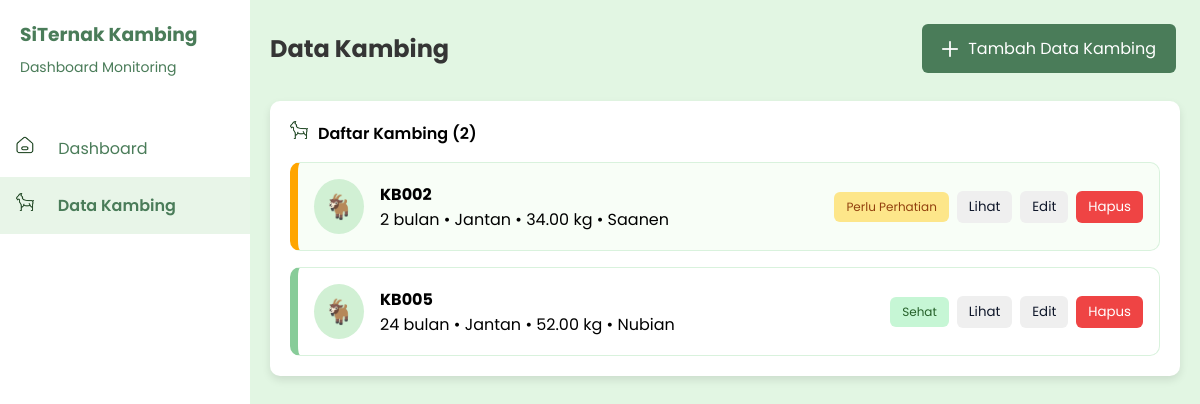
The page /views/data_kambing.php on the database its author committed.
### tables this page shows
CREATE TABLE `kambing` (
  `id_kambing` int(11) NOT NULL,
  `id_kandang` int(11) DEFAULT NULL,
  `name` varchar(50) DEFAULT NULL,
  `age` int(11) DEFAULT NULL,
  `jenis_kelamin` enum('Jantan','Betina') DEFAULT NULL,
  `ras` varchar(50) DEFAULT NULL,
  `berat` decimal(10,2) DEFAULT NULL,
  `status_kesehatan` varchar(25) DEFAULT NULL,
  `tanggal_lahir` date DEFAULT NULL,
  `tanggal_masuk` date DEFAULT NULL,
  `asal` enum('Lahir','Adopsi') DEFAULT NULL,
  `last_updated` datetime DEFAULT current_timestamp() ON UPDATE current_timestamp()
);

### config/database.php (called while the page is built, shortened)
<?php
require_once 'db_connect.php';
function getDataKambing()
{
    global $koneksi;
    $sql = "
        SELECT
            k.id_kambing, k.name, k.age, k.id_kandang, k.tanggal_lahir, k.jenis_kelamin,
            k.tanggal_masuk, k.asal, k.ras, k.berat, k.status_kesehatan,
            (SELECT berat_kg FROM berat_kambing WHERE id_kambing = k.id_kambing ORDER BY tanggal DESC LIMIT 1) AS berat_terakhir,
            (SELECT suhu FROM data_sensor WHERE id_kandang = k.id_kandang ORDER BY timestamp DESC LIMIT 1) AS suhu,
            (SELECT kelembapan FROM data_sensor WHERE id_kandang = k.id_kandang ORDER BY timestamp DESC LIMIT 1) AS kelembapan
        FROM kambing k
        ORDER BY k.id_kambing DESC
    ";
    $result = $koneksi->query($sql);
    $data = [];
    while ($row = $result->fetch_assoc()) {
        $data[] = $row;
    }
    return $data;
}

### views/data_kambing.php (the view, shortened to what this page needs)
<?php
$isLoggedIn = isset($_SESSION['loggedin']) && $_SESSION['loggedin'] === true;
require '../config/database.php';
$kambingList = getDataKambing();
$currentPage = basename($_SERVER['PHP_SELF']);
?>
<!DOCTYPE html>
<html lang="en">
<head>
    <link rel="stylesheet" href="../assets/css/style.css">
</head>
<body>
    <div class="dashboard-container">
        <aside id="sidebar" class="sidebar">
            <div class="sidebar-header">
                <h3>SiTernak Kambing</h3>
                <p>Dashboard Monitoring</p>
            </div>
            <nav>
                <a href="../index.php" class="<?php echo $currentPage == 'index.php' ? 'active' : ''; ?>">
                    <img class="sidebar-icon" src="../assets/images/icons/dashboard.png" alt="dashboard">
                    <span>Dashboard</span>
                </a>
                <a href="data_kambing.php" class="<?php echo $currentPage == 'data_kambing.php' ? 'active' : ''; ?>">
                    <img class="sidebar-icon" src="../assets/images/icons/goat.png" alt="goat">
                    <span>Data Kambing</span>
                </a>
            </nav>
        </aside>
        <main id="main-content" class="main-content">
            <div class="kambing-header">
                <h2>Data Kambing</h2>
                <button class="btn-add-kambing" type="button" onclick="<?php echo $isLoggedIn ? '' : 'window.location.href=\'auth/login.php\'' ?>">
                    <img class="plus-icon" src="../assets/images/icons/plus-white.png" alt="goat">
                    Tambah Data Kambing
                </button>
            </div>
            <div class="kambing-container">
                <p><img class="kambing-list-icon" src="../assets/images/icons/goat.png" alt="goat">Daftar Kambing (<?= count($kambingList) ?>)</p>
                <div class="kambing-list">
                    <?php if (empty($kambingList)): ?>
                        <p>Belum ada data kambing</p>
                    <?php else: ?>
                        <?php foreach ($kambingList as $row): ?>
                            <div class="kambing-card <?= strtolower($row['status_kesehatan']) == 'perlu perhatian' ? 'warning' : '' ?>">
                                <div class="kambing-info">
                                    <div class="kambing-icon">🐐</div>
                                    <div>
                                        <strong><?= str_pad($row['name'], 3, '0', STR_PAD_LEFT) ?></strong><br>
                                        <?= $row['age'] ?> bulan • <?= $row['jenis_kelamin'] ?> • <?= $row['berat'] ?: '0' ?> kg • <?= $row['ras'] ?>
                                    </div>
                                </div>
                                <div class="kambing-actions">
                                    <span class="status <?= $row['status_kesehatan'] == 'Sehat' ? 'green' : 'orange' ?>">
                                        <?= $row['status_kesehatan'] ?? 'Tidak Diketahui' ?>
                                    </span>
                                    <button class="btn-lihat" data-kambing='<?= json_encode($row) ?>'>Lihat</button>
                                    <button class="btn-edit" data-kambing='<?= json_encode($row) ?>'>Edit</button>
                                    <button class="btn-hapus" data-kambing='<?= json_encode($row) ?>'>Hapus</button>
                                </div>
                            </div>
                        <?php endforeach; ?>
                    <?php endif; ?>
                </div>
            </div>
        </main>
    </div>
</body>
</html>

### assets/css/style.css (style rules this page uses)
:root { --primary-green: #2E7d32; --secondary-green-color: #2A6B2D; --light-color: #F4F4F4; --red-color: #ef4444; --green-hover-color: #85c088; --light-green-hover-color: #E8F5E8; --light-green-bg: #E2F6E3; --text-color-dark-green: #0D260F; --text-color-green: #4A7C59; --text-color-dark: #353535; --text-color-light: #FFFFFF; --button-color: #4A7C59; --border-color: #DDDDDD; }
* { margin: 0; padding: 0; box-sizing: border-box; }
body { min-height: 100vh; background-color: var(--light-green-bg); font-family: 'Poppins', sans-serif; }
.plus-icon { width: 16px; height: 16px; margin-right: 10px; object-fit: contain; }
.dashboard-container { display: flex; min-height: 100vh; flex-wrap: wrap; }
.sidebar { background-color: white; display: flex; flex-direction: column; width: 250px; height: 100vh; position: fixed; box-sizing: border-box; transition: transform 0.3s ease-in-out; }
.sidebar-header { padding: 1.25rem; color: var(--text-color-green); position: relative; }
.sidebar-header p { font-size: 14px; padding: 8px 0 10px; }
.sidebar nav { margin-top: 0.75rem; display: flex; flex-direction: column; }
.sidebar nav a { color: var(--text-color-green); padding: 1rem; text-decoration: none; transition: transform 0.2s; }
.sidebar a.active { background-color: var(--light-green-hover-color); font-weight: 600; transition: 0.2s ease-in-out; }
.sidebar-icon { width: 18px; height: 18px; margin-right: 20px; object-fit: contain; }
.main-content { margin-left: 250px; flex-grow: 1; padding: 1.25rem; box-sizing: border-box; }
.kambing-header { color: var(--text-color-dark); display: flex; justify-content: space-between; align-items: center; margin-bottom: 20px; }
.btn-add-kambing { display: inline-flex; background-color: var(--button-color); color: white; border: none; padding: 12px 20px; text-decoration: none; text-align: center; align-items: center; font-family: 'Poppins', sans-serif; font-size: 16px; margin: 4px; cursor: pointer; border-radius: 6px; }
.kambing-container { background-color: #ffffff; border-radius: 10px; box-shadow: 0 4px 8px rgba(0, 0, 0, 0.1); padding: 20px; margin-top: 1.5rem; margin-bottom: 30px; clear: both; }
.kambing-container p { font-weight: 600; }
.kambing-list-icon { width: 18px; height: 18px; margin-right: 10px; object-fit: contain; }
.kambing-list { display: flex; flex-direction: column; gap: 1rem; margin-top: 1rem; }
.kambing-card { background: #fff; border: 1px solid #d9f2dd; border-left: 8px solid #88cc99; padding: 1rem; border-radius: 10px; display: flex; justify-content: space-between; align-items: center; }
.kambing-card.warning { background: #f8fef7; border-left: 8px solid orange; }
.kambing-info { display: flex; align-items: center; gap: 1rem; }
.kambing-icon { font-size: 24px; background: #d1f0d4; border-radius: 50%; padding: 10px; }
.kambing-actions { display: flex; gap: 0.5rem; align-items: center; }
.kambing-actions button { padding: 6px 12px; border: none; border-radius: 6px; cursor: pointer; }
.btn-lihat, .btn-edit { font-family: 'Poppins', sans-serif; border: 1px solid #cbd5e1; color: #0f172a; }
.btn-hapus { font-family: 'Poppins', sans-serif; background-color: var(--red-color); color: white; border: none; }
.status { font-size: 12px; padding: 6px 12px; border-radius: 6px; }
.status.green { background: #c6f6d5; color: #256029; }
.status.orange { background: #fde68a; color: #92400e; }
.btn-lihat, .btn-edit { border: 1px solid #cbd5e1; color: #0f172a; }
.btn-hapus { background-color: var(--red-color); color: white; border: none; }

### rows shown on the page
kambing: name "KB002", age "2", jenis_kelamin "Jantan", berat "34.00", ras "Saanen", status_kesehatan "Perlu Perhatian"
kambing: name "KB005", age "24", jenis_kelamin "Jantan", berat "52.00", ras "Nubian", status_kesehatan "Sehat"

### other values the page prints
count($kambingList) "2"
